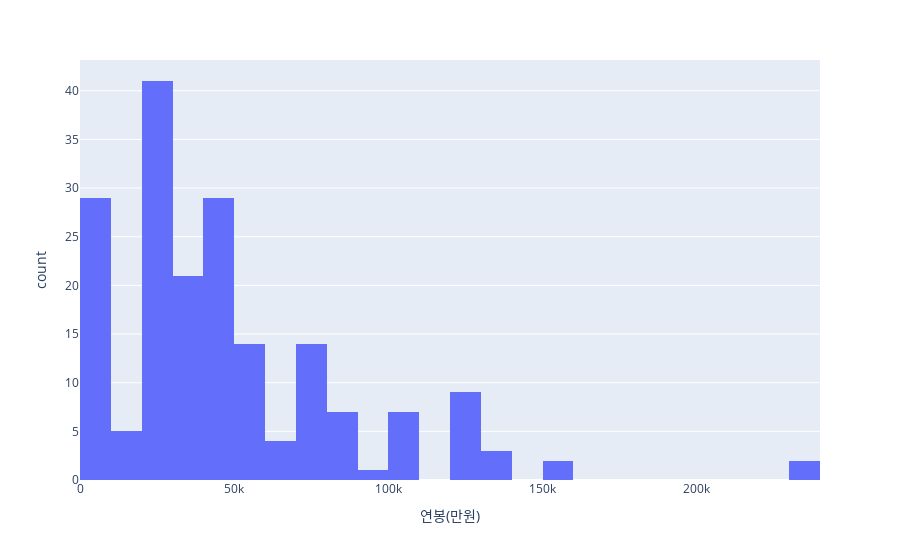

Notebook cell for this chart:
### Markdown cell above
- － __y Distribution__

### Code cell
import plotly.express as px

fig = px.histogram(features_g1, x='연봉(만원)')
fig.show()

### Figure 1 — Plotly figure (JSON) as saved in the notebook; plotly's stock layout.template omitted (floating-point values rounded to 4 significant figures; data arrays with more than 128 entries replaced by an {"elided": "..."} marker saying what was removed)
{"data": [{"alignmentgroup": "True", "bingroup": "x", "hovertemplate": "연봉(만원)=%{x}<br>count=%{y}<extra></extra>", "legendgroup": "", "marker": {"color": "#636efa", "pattern": {"shape": ""}}, "name": "", "offsetgroup": "", "orientation": "v", "showlegend": false, "type": "histogram", "x": {"elided": "188 int values"}, "xaxis": "x", "yaxis": "y"}], "layout": {"barmode": "relative", "legend": {"tracegroupgap": 0}, "margin": {"t": 60}, "xaxis": {"anchor": "y", "domain": [0, 1], "title": {"text": "연봉(만원)"}}, "yaxis": {"anchor": "x", "domain": [0, 1], "title": {"text": "count"}}}}
